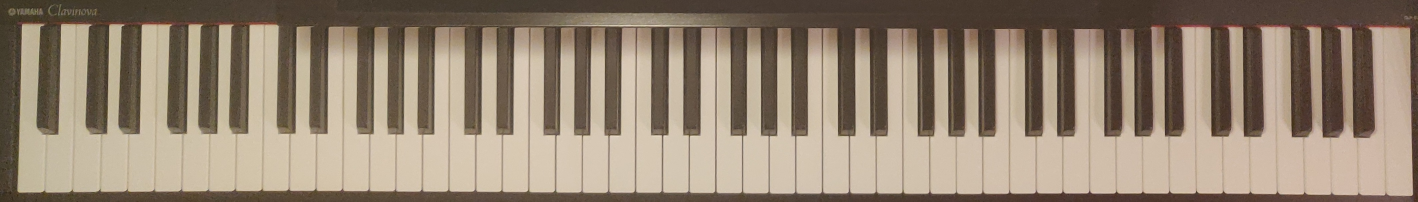
#> input picture images/piano_object2.jpg, 4252 x 604 px (shown at 1/3 size)
$ python hough_transform.py
#> lines starting #> are read from the running program, lines starting #| are printed output that depends on the picture; pictures that were not available may be replaced by others from this repository, and a replacement may not be noted
import math
import cv2 as cv
import numpy as np
from matplotlib import pyplot as plt
from scipy import ndimage
from math import sqrt
#TODO
#FIX za normalno live kamero, gleda vzporedno namest d gleda navpično
#Ko je kalibriran, se uporablja transform theta za rotacijo, da je bolj "robustno"

#Hough transform za najti klaviaturo
# - najti klaviaturo tako, da vzamemo lahko 4 dimenzije (zgornji del klaviature, srednji del, spodnji del in konec klavirja)
# - in nato preverimo svetilnost klaviature tako, da je spodnja tretjina svetla (bele tipke) zgoraj pa mora presteti crne tipke.
#       (preverimo medsebojne najdene linije (primerjamo npr. srednjo s spodnjo in ce je belo, smo našli spodnjo mejo)
# - Connected components za iskanje črnih, tako najdemo zgornjo mejo klaviature
#   skupaj z Otsu thresholding metoda za avtomatsko kalkulacijo razpoznavanja objektov (crne tipke proti belimi)
#
#Zacetni background image je sama najdena klaviatura (obrezana)

standard_layout_bele = ["a", "h", "c", "d", "e", "f", "g", "a", "h", "c", "d", "e", "f", "g", "a", "h", "c",
                        "d", "e", "f", "g", "a", "h", "C1", "D1", "E1", "F1", "G1", "A1", "H1", "C2", "D2",
                        "E2", "F2", "G2", "A2", "H2", "C3", "D3", "E3", "F3", "G3", "A3", "H3", "C4", "D4",
                        "E4", "F4", "G4", "A4", "H4", "C5"]
standard_layout_crne = ["b", "c#", "d#", "f#", "g#", "b", "c#", "d#", "f#", "g#", "b", "C#", "D#", "F#", "G#",
                        "B", "C#", "D#", "F#", "G#", "B", "C#", "D#", "F#", "G#", "B", "C#", "D#", "F#", "G#",
                        "B", "C#", "D#", "F#", "G#", "B"]

#za homografijo sta sliki 7 za source, 10 za destination

# [656 lines left out: functions SIFT_metoda, ORB_metoda, FLANN_metoda, BFSIFT_metoda, point_detec, custom_point_detec and 3 more, not called in this run]

def video_homografija():
    #cap = cv.VideoCapture(0)
    global img
    img = cv.imread("images/piano4.jpg")
    w, h = (img.shape[1], img.shape[0])
    #
    scale = 0.25
    img = cv.resize(img, (int(w * scale), int(h * scale)))
    img2 = cv.imread("images/piano_object2.jpg", cv.IMREAD_COLOR)
    h1, w1, _ = img2.shape

    img2 = cv.resize(img2, (int(w1 * scale),(int(h1 * scale))))
    h1, w1, _ = img2.shape
    print(int(h1/3*2),w1,h1)
    #img2 = img2[int(h1/3*2):,0:w1]
    global keypoint_click
    global keypoint_stena_click
    keypoint_click = []
    keypoint_stena_click=[]
    show_circles=0
    show_homography=0
    dst_pts = np.float32([[0,0],[img2.shape[1],0],[0,img2.shape[0]],[img2.shape[1],img2.shape[0]]])
    #print(keypoint_click)
    while True:
        #_,img=cap.read()

        if show_homography and len(keypoint_click)==4:
            #print(np.float32(keypoint_click))
            #print(np.float32([[0,0],[img.shape[1],0],[0,img.shape[0]],[img.shape[1],img.shape[0]]]))

            print(keypoint_click)
            print(keypoint_stena_click)

            matrix = cv.getPerspectiveTransform(dst_pts,np.float32(keypoint_click))
            res = cv.warpPerspective(img2,matrix,(img.shape[1],img.shape[0]))

            if len(keypoint_stena_click)==2:
                keypoint_stena_click.extend((keypoint_click[0], keypoint_click[1]))
            elif len(keypoint_stena_click)==4:
                matrix_stena = cv.getPerspectiveTransform(dst_pts,np.float32(keypoint_stena_click))
                res_stena = cv.warpPerspective(img2, matrix_stena, (img.shape[1], img.shape[0]))
                res=res+res_stena
            cv.imshow("warped",res)

        if show_circles:
            for k in keypoint_click:
                cv.circle(img, (k[0], k[1]), 4, (0, 255, 255), 2)
        cv.imshow("Frame", img)
        cv.setMouseCallback('Frame', click_event)
        key = cv.waitKey(1)
        if key == 32:
            cv.namedWindow("Frame")
            key = cv.waitKey(-1)

        if key == 27:
            break
        if key == 114 or key == 82:
            keypoint_click=[]
            keypoint_stena_click=[]

        if key == 115 or key == 83:
            if show_circles==0:
                show_circles=1
            else:
                show_circles=0
        if key == 116 or key == 84:
            if show_homography:
                show_homography=0
            else:
                show_homography=1

    #cap.release()
    cv.destroyAllWindows()

#def obj_detec():


if __name__ == "__main__":
    #img = cv.imread('images/piano2.jpg', 1)

    # displaying the image
    im_src = cv.imread('images/piano_object2.jpg')
#> im_src is the input picture: shape (604, 4252, 3); mean B, G, R 116.1, 134.1, 150.2
    im_dst = cv.imread('images/piano0.jpg')
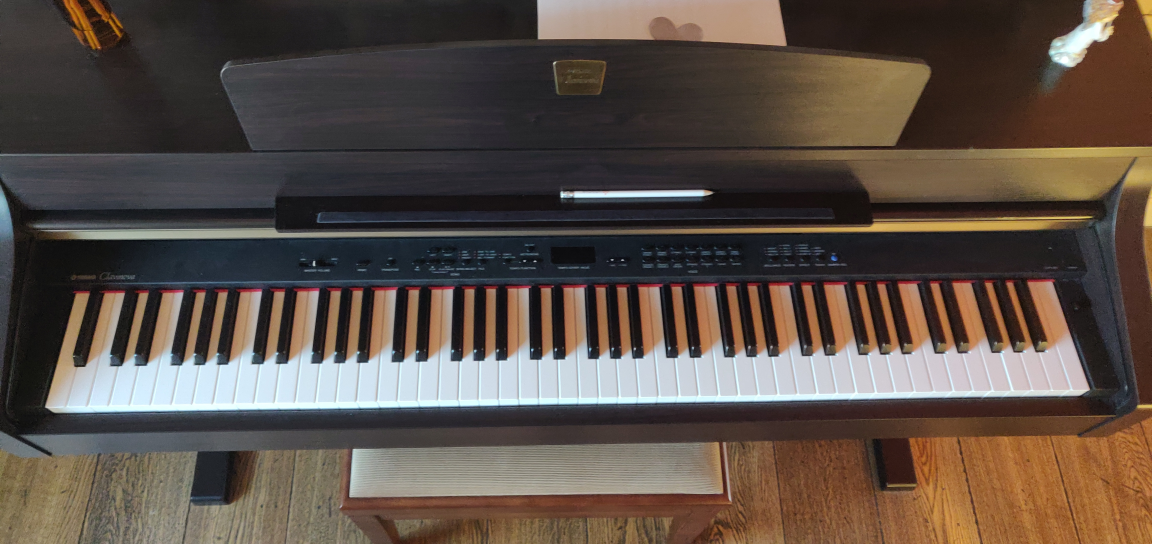
#> input picture images/piano1.jpg, 4608 x 2176 px, given in place of piano0.jpg, which was not available (shown at 1/4 size)
#> im_dst is the input picture: shape (2176, 4608, 3); mean B, G, R 71, 79.5, 91.5
    h,w,_ = im_dst.shape
#> h = 2176; w = 4608
    im_dst=im_dst[int(int(h/3) * 2):h, 0:w]
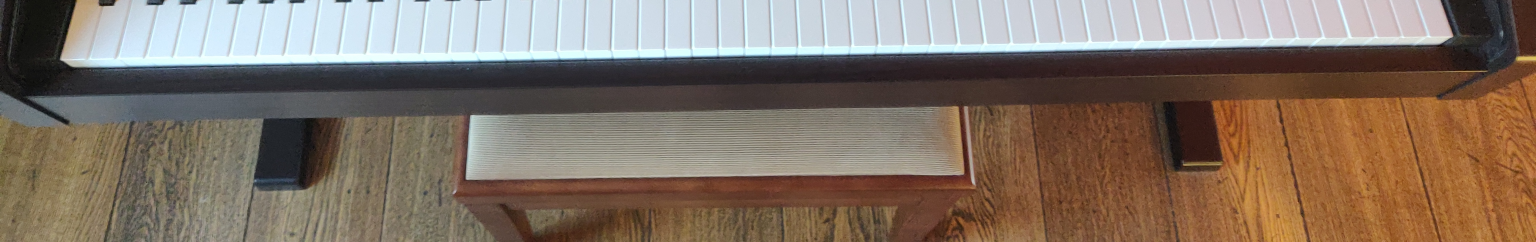
#> im_dst: shape (726, 4608, 3) (shown at 1/3 size); mean B, G, R 101.8, 114.8, 130.2

    video_homografija()
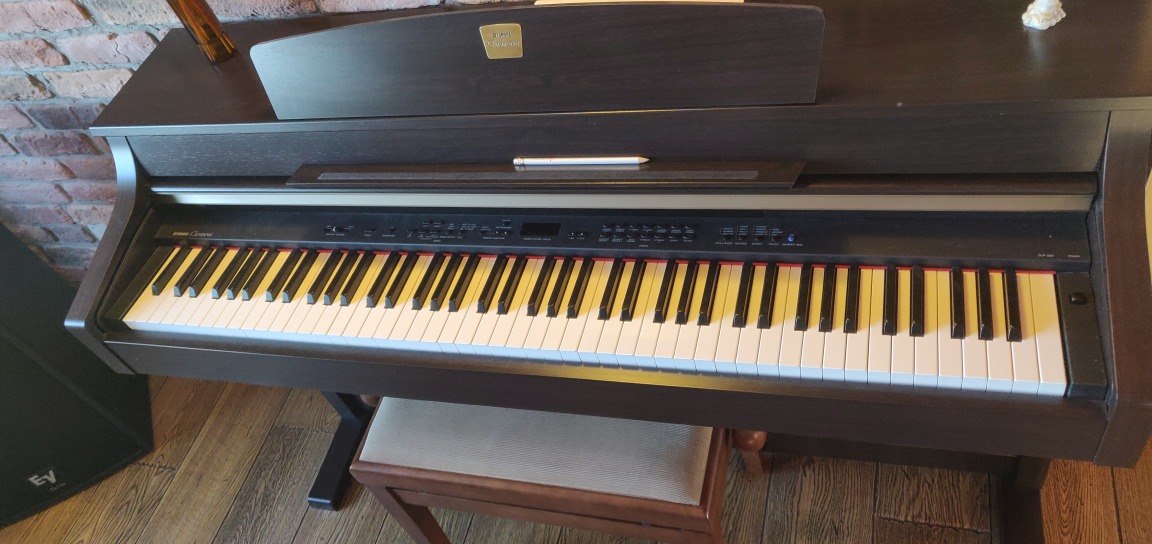
#> input picture images/piano4.jpg, 4608 x 2176 px (shown at 1/4 size)
#> in video_homografija, img is the input picture: shape (2176, 4608, 3); mean B, G, R 79.5, 86.4, 94.9
#> in video_homografija, `img = cv.resize(img, (int(w * scale), int(h * scale)))`:
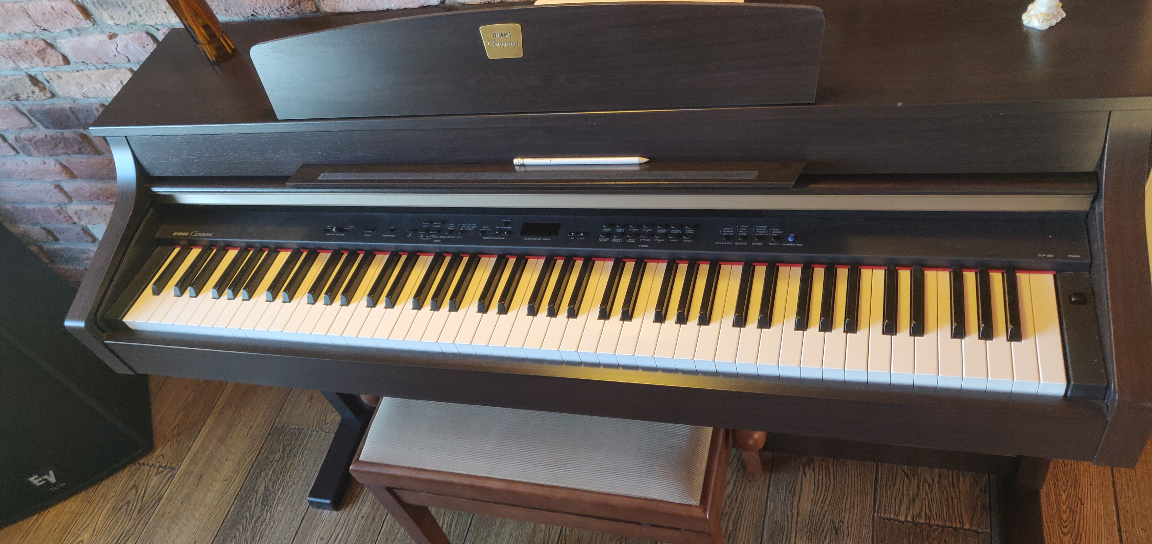
#> img: shape (544, 1152, 3); mean B, G, R 79.6, 86.5, 95
#> in video_homografija, `img2 = cv.resize(img2, (int(w1 * scale),(int(h1 * scale))))`:
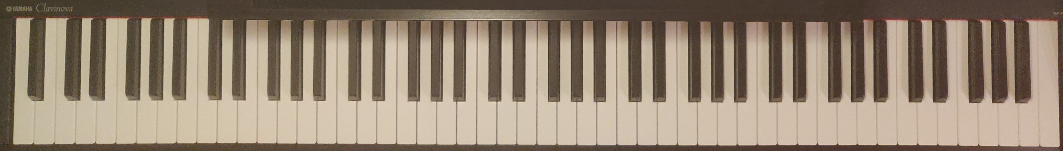
#> img2: shape (151, 1063, 3); mean B, G, R 116.2, 134.3, 150.4
#| 100 1063 151
#> (key Esc is pressed here)
    #custom_point_detec(im_src,im_dst)
    # setting mouse handler for the image
    # and calling the click_event() function

    #cv.setMouseCallback('image', click_event)
    cv.waitKey(0)
    cv.destroyAllWindows()
    #houghTest(None)
